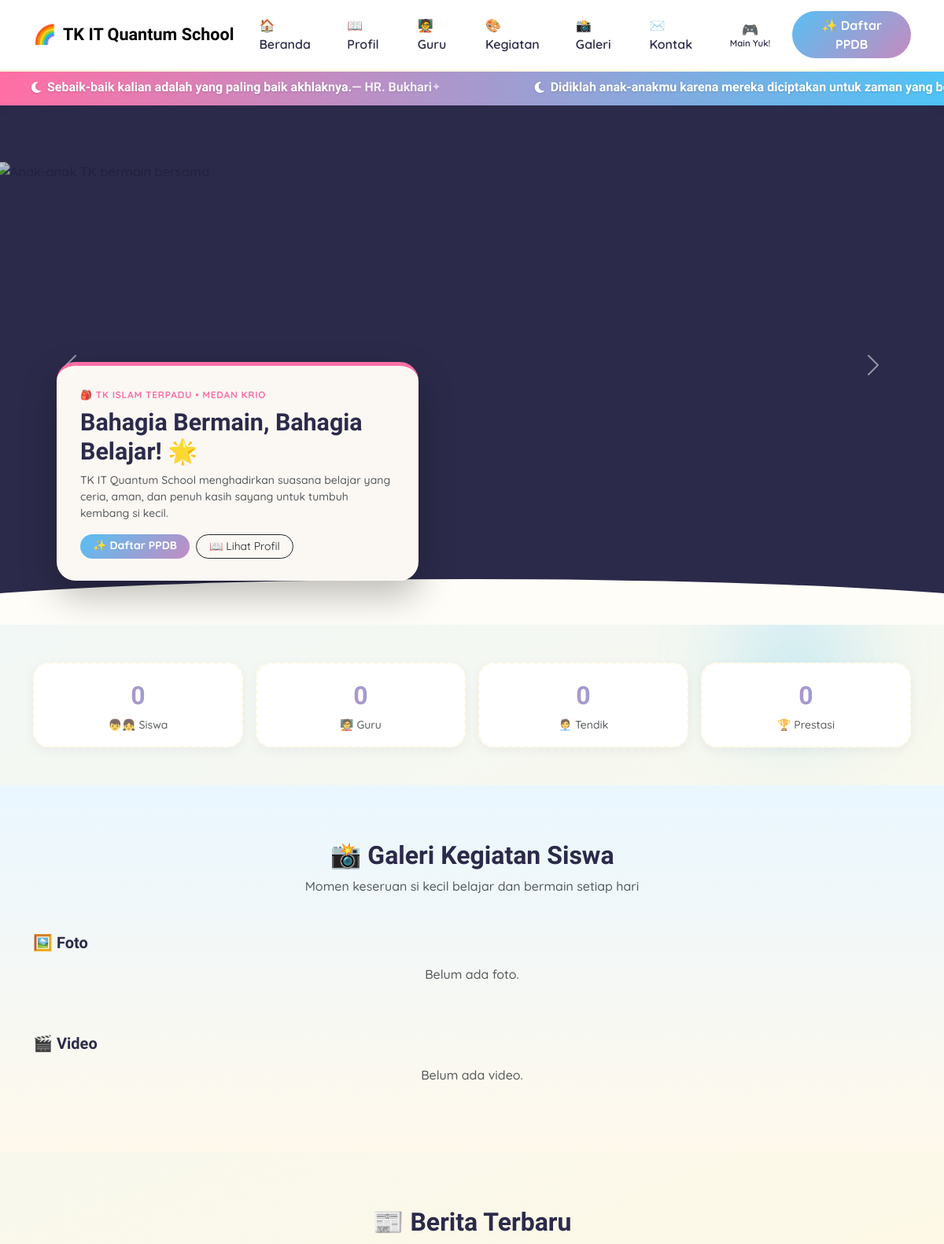
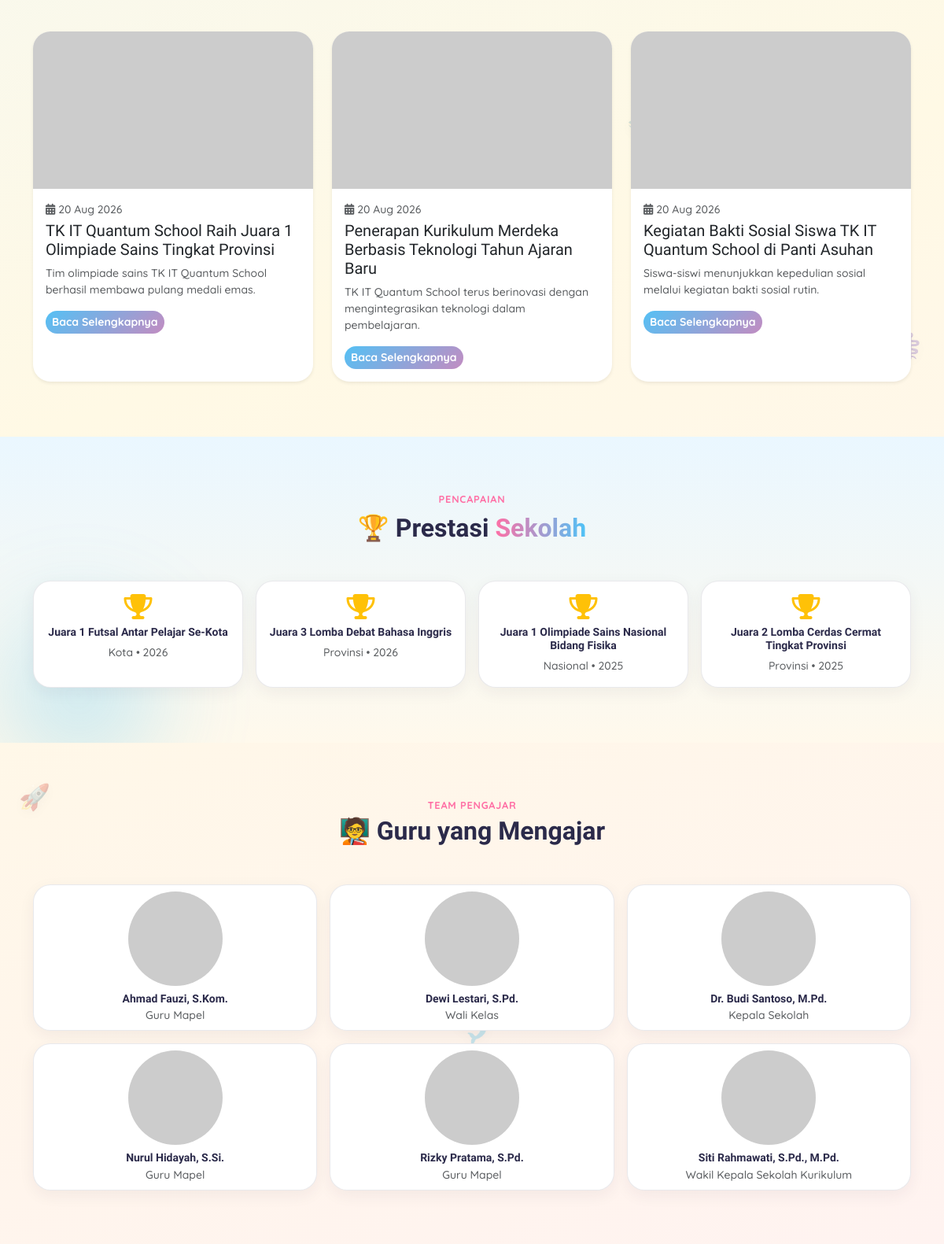
The page / (upper part) on the database its author committed (2 pictures, top to bottom).
### tables this page shows
CREATE TABLE pengaturan_website (
    id INT AUTO_INCREMENT PRIMARY KEY,
    nama_sekolah VARCHAR(150) NOT NULL DEFAULT 'TK IT Quantum School',
    tagline VARCHAR(255) NULL,
    alamat TEXT NULL,
    email VARCHAR(100) NULL,
    telepon VARCHAR(30) NULL,
    logo VARCHAR(255) NULL,
    favicon VARCHAR(255) NULL,
    logo_login VARCHAR(255) NULL,
    logo_navbar VARCHAR(255) NULL,
    logo_footer VARCHAR(255) NULL,
    foto_kepsek VARCHAR(255) NULL,
    banner_hero VARCHAR(255) NULL,
    warna_primary VARCHAR(20) DEFAULT '#FFC107',
    warna_secondary VARCHAR(20) DEFAULT '#FFF8E1',
    warna_accent VARCHAR(20) DEFAULT '#FF9800',
    facebook VARCHAR(255) NULL,
    instagram VARCHAR(255) NULL,
    youtube VARCHAR(255) NULL,
    tiktok VARCHAR(255) NULL,
    maps_embed TEXT NULL,
    updated_at TIMESTAMP DEFAULT CURRENT_TIMESTAMP ON UPDATE CURRENT_TIMESTAMP
);

CREATE TABLE konten_islami (
    id INT AUTO_INCREMENT PRIMARY KEY,
    teks VARCHAR(500) NOT NULL,
    sumber VARCHAR(150) NULL,
    status ENUM('aktif','nonaktif') DEFAULT 'aktif',
    urutan INT DEFAULT 0,
    created_at TIMESTAMP DEFAULT CURRENT_TIMESTAMP
);

CREATE TABLE berita (
    id INT AUTO_INCREMENT PRIMARY KEY,
    kategori_id INT NULL,
    user_id INT NULL,
    judul VARCHAR(255) NOT NULL,
    slug VARCHAR(255) NOT NULL UNIQUE,
    thumbnail VARCHAR(255) NULL,
    ringkasan VARCHAR(500) NULL,
    isi LONGTEXT NOT NULL,
    status ENUM('draft','publish') DEFAULT 'draft',
    dilihat INT DEFAULT 0,
    tanggal_publish DATETIME NULL,
    created_at TIMESTAMP DEFAULT CURRENT_TIMESTAMP,
    updated_at TIMESTAMP DEFAULT CURRENT_TIMESTAMP ON UPDATE CURRENT_TIMESTAMP,
    FOREIGN KEY (kategori_id) REFERENCES kategori_berita(id) ON DELETE SET NULL,
    FOREIGN KEY (user_id) REFERENCES users(id) ON DELETE SET NULL
);

CREATE TABLE prestasi (
    id INT AUTO_INCREMENT PRIMARY KEY,
    judul VARCHAR(200) NOT NULL,
    kategori ENUM('akademik','non-akademik') DEFAULT 'akademik',
    tingkat VARCHAR(100) NULL,           
    tahun YEAR NULL,
    foto VARCHAR(255) NULL,
    deskripsi TEXT NULL,
    created_at TIMESTAMP DEFAULT CURRENT_TIMESTAMP
);

CREATE TABLE guru (
    id INT AUTO_INCREMENT PRIMARY KEY,
    user_id INT NULL,
    nip VARCHAR(30) NULL UNIQUE,
    nama_lengkap VARCHAR(150) NOT NULL,
    foto VARCHAR(255) NULL,
    mata_pelajaran VARCHAR(150) NULL,
    pendidikan_terakhir VARCHAR(100) NULL,
    jabatan VARCHAR(100) NULL,
    email VARCHAR(100) NULL,
    no_hp VARCHAR(30) NULL,
    riwayat_singkat TEXT NULL,
    status ENUM('aktif','nonaktif') DEFAULT 'aktif',
    created_at TIMESTAMP DEFAULT CURRENT_TIMESTAMP,
    FOREIGN KEY (user_id) REFERENCES users(id) ON DELETE SET NULL
);

### views/home/index.php (the view, shortened to what the rows shown need)
<?php if (!empty($islamiList)): ?>
<div class="marquee-wrap">
  <div class="marquee-track">
    <?php
      for ($rep = 0; $rep < 2; $rep++):
        foreach ($islamiList as $ii):
    ?>
      <span class="marquee-item">
        <i class="fa-solid fa-moon me-2"></i><?= htmlspecialchars($ii['teks']) ?><?= !empty($ii['sumber']) ? ' <em style="font-style:normal;opacity:.85;">— ' . htmlspecialchars($ii['sumber']) . '</em>' : '' ?>
        <span class="marquee-sep">✦</span>
      </span>
    <?php endforeach; endfor; ?>
  </div>
</div>
<?php endif; ?>
<section class="hero-carousel position-relative" id="beranda">
  <div id="heroCarousel" class="carousel slide carousel-fade" data-bs-ride="carousel" data-bs-interval="4500">
    <div class="carousel-inner">
      <?php if (!empty($heroSlides)): ?>
        <?php foreach ($heroSlides as $i => $hs): ?>
        <div class="carousel-item <?= $i === 0 ? 'active' : '' ?>">
          <img src="<?= $this->appConfig['base_url'] ?>/<?= htmlspecialchars($hs['gambar']) ?>" alt="<?= htmlspecialchars($hs['judul'] ?: 'TK IT Quantum School') ?>">
        </div>
        <?php endforeach; ?>
      <?php else: ?>
        <div class="carousel-item active">
          <img src="https://images.unsplash.com/photo-1587616211892-b407747f8a9b?w=1600&q=80" alt="Anak-anak TK bermain bersama">
        </div>
      <?php endif; ?>
    </div>
    <button class="carousel-control-prev" type="button" data-bs-target="#heroCarousel" data-bs-slide="prev">
    </button>
    <button class="carousel-control-next" type="button" data-bs-target="#heroCarousel" data-bs-slide="next">
      <span class="carousel-control-next-icon"></span>
    </button>
  </div>
  <div class="hero-caption" data-aos="fade-up">
    <p class="hero-eyebrow mb-2">🎒 TK Islam Terpadu • Medan Krio</p>
    <h1 class="fw-bold font-display mb-2" style="font-size:1.9rem;">Bahagia Bermain, Bahagia Belajar! 🌟</h1>
    <p class="text-muted small mb-3">TK IT Quantum School menghadirkan suasana belajar yang ceria, aman, dan penuh kasih sayang untuk tumbuh kembang si kecil.</p>
    <div class="d-flex flex-wrap gap-2">
      <a href="<?= $this->appConfig['base_url'] ?>/ppdb" class="btn btn-accent btn-sm px-3 rounded-pill">✨ Daftar PPDB</a>
      <a href="<?= $this->appConfig['base_url'] ?>/profil" class="btn btn-outline-dark btn-sm px-3 rounded-pill">📖 Lihat Profil</a>
    </div>
  </div>
</section>
<section class="py-5 position-relative overflow-hidden">
  <div class="container position-relative">
    <div class="row g-3 text-center">
      <div class="col-6 col-md-3"><div class="stat-pill p-3" data-aos="fade-up"><div class="stat-num" data-count="120" data-suffix="+">0</div><small class="text-muted">👦👧 Siswa</small></div></div>
      <div class="col-6 col-md-3"><div class="stat-pill p-3" data-aos="fade-up" data-aos-delay="50"><div class="stat-num" data-count="12">0</div><small class="text-muted">🧑‍🏫 Guru</small></div></div>
      <div class="col-6 col-md-3"><div class="stat-pill p-3" data-aos="fade-up" data-aos-delay="100"><div class="stat-num" data-count="6">0</div><small class="text-muted">🧑‍💼 Tendik</small></div></div>
      <div class="col-6 col-md-3"><div class="stat-pill p-3" data-aos="fade-up" data-aos-delay="200"><div class="stat-num" data-count="16">0</div><small class="text-muted">🏆 Prestasi</small></div></div>
    </div>
  </div>
</section>
<section id="galeri" class="bg-alt">
  <div class="container">
    <h2 class="fw-bold font-display text-center mb-2" data-aos="fade-up">📸 Galeri Kegiatan Siswa</h2>
    <p class="text-center text-muted mb-5">Momen keseruan si kecil belajar dan bermain setiap hari</p>
    <h5 class="fw-bold mb-3" data-aos="fade-up">🖼️ Foto</h5>
    <div class="row g-3 mb-5">
      <?php if (empty($galeriFoto)): ?><p class="text-center text-muted">Belum ada foto.</p><?php endif; ?>
    </div>
    <h5 class="fw-bold mb-3" data-aos="fade-up">🎬 Video</h5>
    <div class="row g-3">
      <?php if (empty($galeriVideo)): ?><p class="text-center text-muted">Belum ada video.</p><?php endif; ?>
    </div>
  </div>
</section>
<section id="berita">
  <div class="container">
    <h2 class="fw-bold font-display text-center mb-5" data-aos="fade-up">📰 Berita Terbaru</h2>
    <div class="row g-4">
      <?php foreach ($beritaTerbaru as $b): ?>
      <div class="col-md-4" data-aos="fade-up">
        <div class="card h-100 border-0 shadow-sm">
          <img src="<?= !empty($b['thumbnail']) ? $this->appConfig['base_url'] . '/' . htmlspecialchars($b['thumbnail']) : 'https://placehold.co/400x220' ?>" class="card-img-top" style="height:200px;object-fit:cover;">
          <div class="card-body">
            <small class="text-muted d-block mb-1"><i class="fa-solid fa-calendar-days me-1"></i><?= !empty($b['tanggal_publish']) ? date('d M Y', strtotime($b['tanggal_publish'])) : date('d M Y', strtotime($b['created_at'])) ?></small>
            <h5 class="card-title"><?= htmlspecialchars($b['judul']) ?></h5>
            <p class="card-text small text-muted"><?= htmlspecialchars($b['ringkasan']) ?></p>
            <a href="<?= $this->appConfig['base_url'] ?>/home/berita/<?= htmlspecialchars($b['slug']) ?>" class="btn btn-sm btn-accent">Baca Selengkapnya</a>
          </div>
        </div>
      </div>
      <?php endforeach; ?>
    </div>
  </div>
</section>
<section id="prestasi" class="bg-alt position-relative overflow-hidden">
  <div class="container position-relative">
    <p class="section-eyebrow text-center mb-2" data-aos="fade-up">Pencapaian</p>
    <h2 class="fw-bold font-display text-center mb-5" data-aos="fade-up">🏆 Prestasi <span class="text-gradient-gold">Sekolah</span></h2>
    <div class="row g-3">
      <?php foreach ($prestasiTerbaru as $p): ?>
      <div class="col-6 col-md-3" data-aos="fade-up">
        <div class="glass-card text-center p-3 h-100">
          <i class="fa-solid fa-trophy text-warning fa-2x mb-2"></i>
          <h6 class="fw-bold small mb-1"><?= htmlspecialchars($p['judul']) ?></h6>
          <small class="text-muted"><?= htmlspecialchars(($p['tingkat'] ?? '-') . ' • ' . $p['tahun']) ?></small>
        </div>
      </div>
      <?php endforeach; ?>
    </div>
  </div>
</section>
<section id="ekskul">
  <div class="container">
    <p class="section-eyebrow text-center mb-1" data-aos="fade-up">TEAM PENGAJAR</p>
    <h2 class="fw-bold font-display text-center mb-5" data-aos="fade-up">🧑‍🏫 Guru yang Mengajar</h2>
    <div class="row g-3 justify-content-center">
      <?php foreach ($guruMengajar as $g): ?>
      <div class="col-6 col-md-4" data-aos="fade-up">
        <div class="glass-card text-center p-2 h-100">
          <img src="<?= htmlspecialchars($this->appConfig['base_url'] . '/' . ($g['foto'] ?? '')) ?>" onerror="this.src='https://placehold.co/150x150'" class="rounded-circle mb-2" style="width:120px;height:120px;object-fit:cover;">
          <h6 class="fw-bold small mb-0"><?= htmlspecialchars($g['nama_lengkap']) ?></h6>
          <small class="text-muted"><?= htmlspecialchars($g['jabatan'] ?: ($g['mata_pelajaran'] ?: 'Guru')) ?></small>
        </div>
      </div>
      <?php endforeach; ?>
    </div>
  </div>
</section>

### views/layouts/main.php (shortened to what the rows shown need)
<!DOCTYPE html>
<html lang="id">
<head>
<link rel="stylesheet" href="https://cdn.jsdelivr.net/npm/bootstrap@5.3.3/dist/css/bootstrap.min.css">
<link rel="stylesheet" href="https://cdnjs.cloudflare.com/ajax/libs/font-awesome/6.5.1/css/all.min.css">
<link rel="stylesheet" href="https://unpkg.com/aos@2.3.1/dist/aos.css">
<link rel="stylesheet" href="https://cdn.jsdelivr.net/npm/lightbox2@2.11.4/dist/css/lightbox.min.css">
</head>
<body>
<?php
  try {
    $tampilMenuPermainan = (new PermainanPengaturanModel())->get()['tampil_menu'] ?? 'ya';
  } catch (PDOException $e) {
    $tampilMenuPermainan = 'ya';
  }
?>
<nav class="navbar navbar-expand-lg sticky-top" id="mainNavbar">
  <div class="container">
    <a class="navbar-brand fw-bold font-display d-flex align-items-center gap-2" href="<?= $this->appConfig['base_url'] ?>/">
      <?php if (!empty($pengaturan['logo_navbar'])): ?>
        <img src="<?= $this->appConfig['base_url'] ?>/<?= htmlspecialchars($pengaturan['logo_navbar']) ?>" height="40" style="border-radius:50%;">
      <?php else: ?>
        <span style="font-size:1.5rem;">🌈</span>
      <?php endif; ?>
      <?= htmlspecialchars($pengaturan['nama_sekolah'] ?? 'TK IT Quantum School') ?>
    </a>
    <div class="collapse navbar-collapse" id="navMenu">
      <ul class="navbar-nav ms-auto align-items-lg-center gap-lg-1">
        <li class="nav-item"><a class="nav-link px-3" href="<?= $this->appConfig['base_url'] ?>/">🏠 Beranda</a></li>
        <li class="nav-item"><a class="nav-link px-3" href="<?= $this->appConfig['base_url'] ?>/profil">📖 Profil</a></li>
        <li class="nav-item"><a class="nav-link px-3" href="<?= $this->appConfig['base_url'] ?>/guru">🧑‍🏫 Guru</a></li>
        <li class="nav-item"><a class="nav-link px-3" href="<?= $this->appConfig['base_url'] ?>/akademik">🎨 Kegiatan</a></li>
        <li class="nav-item"><a class="nav-link px-3" href="<?= $this->appConfig['base_url'] ?>/#galeri">📸 Galeri</a></li>
        <li class="nav-item"><a class="nav-link px-3" href="<?= $this->appConfig['base_url'] ?>/kontak">✉️ Kontak</a></li>
        <?php if ($tampilMenuPermainan === 'ya'): ?>
        <li class="nav-item"><a class="nav-link px-3 nav-link-stacked" href="<?= $this->appConfig['base_url'] ?>/permainan"><span class="nav-link-stacked-icon">🎮</span><span class="nav-link-stacked-text">Main Yuk!</span></a></li>
        <?php endif; ?>
        <li class="nav-item ms-lg-2"><a class="btn btn-accent px-4 rounded-pill" href="<?= $this->appConfig['base_url'] ?>/ppdb">✨ Daftar PPDB</a></li>
      </ul>
    </div>
  </div>
</nav>
<div class="site-deco" aria-hidden="true">
  <span class="deco-item" style="top:8%; left:3%; font-size:2.2rem; animation-delay:0s;">🌙</span>
  <span class="deco-item" style="top:22%; right:4%; font-size:1.7rem; animation-delay:.6s;">⭐</span>
  <span class="deco-item" style="top:45%; left:2%; font-size:2rem; animation-delay:1.2s;">🚀</span>
  <span class="deco-item" style="top:35%; right:2%; font-size:1.9rem; animation-delay:.3s;">⚕️</span>
  <span class="deco-item deco-swim" style="top:12%; left:40%; font-size:2.3rem; animation-delay:.4s;">🐬</span>
  <span class="deco-item deco-jump" style="top:50%; left:48%; font-size:2.6rem; animation-delay:1s;">🐬</span>
  <span class="deco-item deco-jump" style="top:30%; right:30%; font-size:2.2rem; animation-delay:.7s;">🐳</span>
  <span class="deco-item deco-swim" style="top:18%; right:42%; font-size:1.9rem; animation-delay:2.1s; filter:hue-rotate(90deg) saturate(1.8) drop-shadow(0 4px 8px rgba(43,42,74,.12));">🦈</span>
  <span class="deco-item deco-swim" style="top:40%; left:8%; font-size:1.7rem; animation-delay:.9s; filter:hue-rotate(260deg) saturate(1.5) drop-shadow(0 4px 8px rgba(43,42,74,.12));">🦈</span>
</div>
<?= $content ?>
</body>
</html>

### rows shown on the page
pengaturan_website: nama_sekolah "TK IT Quantum School"
konten_islami: teks "Sebaik-baik kalian adalah yang paling baik akhlaknya.", sumber "HR. Bukhari"
konten_islami: teks "Didiklah anak-anakmu karena mereka diciptakan untuk zaman yang…"
berita: tanggal_publish "20 Aug 2026", judul "TK IT Quantum School Raih Juara 1 Olimpiade Sains Tingkat Provinsi", ringkasan "Tim olimpiade sains TK IT Quantum School berhasil membawa pulang medali emas."
berita: tanggal_publish "20 Aug 2026", judul "Penerapan Kurikulum Merdeka Berbasis Teknologi Tahun Ajaran Baru", ringkasan "TK IT Quantum School terus berinovasi dengan mengintegrasikan teknologi dalam pembelajaran."
berita: tanggal_publish "20 Aug 2026", judul "Kegiatan Bakti Sosial Siswa TK IT Quantum School di Panti Asuhan", ringkasan "Siswa-siswi menunjukkan kepedulian sosial melalui kegiatan bakti sosial rutin."
prestasi: judul "Juara 1 Futsal Antar Pelajar Se-Kota", tingkat+tahun "Kota • 2026"
prestasi: judul "Juara 3 Lomba Debat Bahasa Inggris", tingkat+tahun "Provinsi • 2026"
prestasi: judul "Juara 1 Olimpiade Sains Nasional Bidang Fisika", tingkat+tahun "Nasional • 2025"
prestasi: judul "Juara 2 Lomba Cerdas Cermat Tingkat Provinsi", tingkat+tahun "Provinsi • 2025"
guru: nama_lengkap "Ahmad Fauzi, S.Kom.", jabatan "Guru Mapel"
guru: nama_lengkap "Dewi Lestari, S.Pd.", jabatan "Wali Kelas"
guru: nama_lengkap "Dr. Budi Santoso, M.Pd.", jabatan "Kepala Sekolah"
guru: nama_lengkap "Nurul Hidayah, S.Si.", jabatan "Guru Mapel"
guru: nama_lengkap "Rizky Pratama, S.Pd.", jabatan "Guru Mapel"
guru: nama_lengkap "Siti Rahmawati, S.Pd., M.Pd.", jabatan "Wakil Kepala Sekolah Kurikulum"
